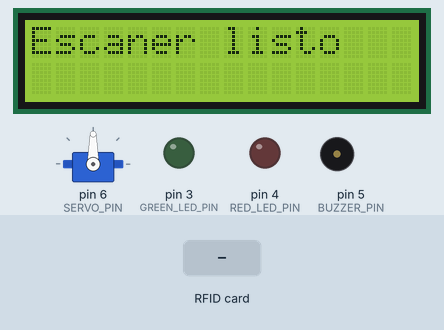
A sketch run on a simulated Arduino Uno, built with avr-gcc and run on an emulated ATmega328P. On the bench: 16×2 character LCD, servo, output pins drawn as LEDs (lit = HIGH), buzzer (waves = sounding). The test bench sets the inputs (shaded band). Pins used as bus, display or sensor lines are not drawn; what the sketch prints to the serial monitor is not drawn.

Above: at 3.3 s.
3.4 s: RFID card 13 92 47 14 held to the reader
At 3.9 s:
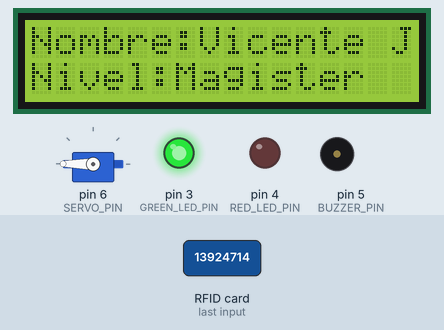
At 9.3 s:
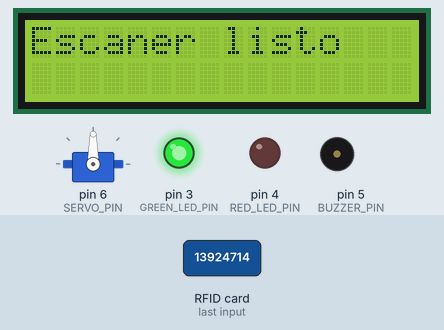
Timing chart, 0 to 11.1 s (numbered marks = the images above; inputs shaded):
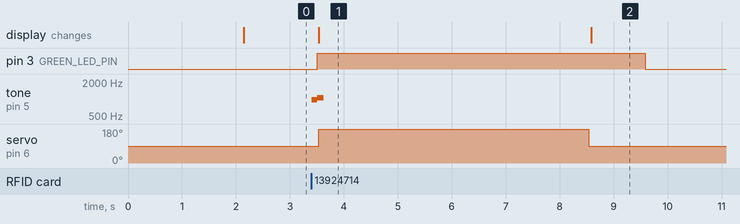

The sketch:

Control_de_acceso_3000_con_servomotor.ino
```cpp
#include <SPI.h>               // Biblioteca para comunicación SPI, usada por el lector RFID
#include <MFRC522.h>           // Biblioteca para manejar el lector RFID
#include <LiquidCrystal_I2C.h> // Biblioteca para manejar el LCD con interfaz I2C
#include <Servo.h>             // Biblioteca para manejar el servomotor

// Definición de pines
#define RST_PIN  9           // Pin de reinicio del lector RFID
#define SS_PIN  10           // Pin de selección del lector RFID
#define BUZZER_PIN 5         // Pin del buzzer
#define RED_LED_PIN 4        // Pin de la luz roja
#define GREEN_LED_PIN 3      // Pin de la luz verde
#define SERVO_PIN 6          // Pin del servomotor

MFRC522 mfrc522(SS_PIN, RST_PIN); // Crear instancia del lector RFID
LiquidCrystal_I2C lcd(0x27, 16, 2); // Crear instancia del LCD (dirección 0x27, 16 columnas x 2 filas)
Servo servoMotor;                  // Crear instancia del servomotor

// Lista de UIDs permitidos (cada UID es un arreglo de 4 bytes)
const byte UIDsPermitidos[][4] = {
  { 0x13, 0x92, 0x47, 0x14 },  //  Llavero Vicente
  { 0x63, 0xA6, 0x2B, 0x28 },  //  Tarjeta Vicente
  { 0xF3, 0x1F, 0x12, 0xAD },  //  Tarjeta Franco
  { 0x64, 0x17, 0xCE, 0xCF },  //  Llavero Franco
  { 0x17, 0x07, 0x55, 0x86 },  //  Tarjeta Celeste
  { 0x8A, 0x18, 0xDE, 0x00 },  //  Llavero Celeste
  { 0x26, 0xB4, 0x7E, 0x00 },  //  Tarjeta Misael
  { 0x07, 0x6F, 0x1F, 0x86 },  //  Llavero Misael
  { 0x7A, 0xEE, 0x17, 0x02 },  //  Tarjeta Brandon
  { 0x53, 0xBC, 0xB8, 0x2C },  //  Llavero Brandon //E3 DF 8C 4
  { 0xE3, 0xDF, 0x8C, 0x4 },  //  Tarjeta Profesor Nahur //E3 DF 8C 4
  { 0xB0, 0x12, 0xCD, 0xCF },  //  Llavero Jorge Palma //B0 12 CD CF
};

// Nombres asociados a cada UID en el mismo orden
const char* nombres[] = {
  "Vicente J",
  "Vicente",
  "Franco",
  "Franco",
  "Celeste",
  "Celeste",
  "Misael",
  "Misael",
  "Brandon",
  "Brandon",
  "Nahur M",
  "Jorge P",
};

// Nivel asociado a cada UID en el mismo orden
const char* nivel[] = {
  "Magister",
  "302",
  "302",
  "302",
  "302",
  "302",
  "302",
  "302",
  "302",
  "302",
  "Profesor",
  "Sistemas",
};

byte LecturaUID[4];                 // Almacena temporalmente el UID leído
int servoPosicionCerrado = 90;      // Posición del servomotor cuando está cerrado
int servoPosicionAbierto = 180;     // Posición del servomotor cuando está abierto

void setup() {
  Serial.begin(9600);              // Inicializar comunicación serie
  SPI.begin();                     // Inicializar comunicación SPI
  mfrc522.PCD_Init();              // Inicializar el lector RFID
  lcd.init();                      // Inicializar el LCD
  lcd.backlight();                 // Activar la luz de fondo del LCD

  // Configurar pines como salida
  pinMode(BUZZER_PIN, OUTPUT);
  pinMode(RED_LED_PIN, OUTPUT);
  pinMode(GREEN_LED_PIN, OUTPUT);

  // Configurar el servomotor y establecer posición inicial
  servoMotor.attach(SERVO_PIN);
  servoMotor.write(servoPosicionCerrado);

  // Mostrar mensaje de inicio en el LCD
  lcd.clear();
  lcd.setCursor(0, 0);
  lcd.print("Inicializando...");
  delay(2000);
  lcd.clear();
  lcd.setCursor(0, 0);
  lcd.print("Escaner listo");
  Serial.println("Escáner listo");
}

void loop() {
  digitalWrite(RED_LED_PIN, LOW);  // Apagar luces al inicio del ciclo
  digitalWrite(GREEN_LED_PIN, LOW);

  // Verificar si hay una tarjeta presente
  if (!mfrc522.PICC_IsNewCardPresent() || !mfrc522.PICC_ReadCardSerial()) {
    return; // Si no hay tarjeta, salir del ciclo
  }

  // Leer el UID de la tarjeta
  Serial.print("UID leido: ");
  for (byte i = 0; i < mfrc522.uid.size; i++) {
    LecturaUID[i] = mfrc522.uid.uidByte[i]; // Guardar el UID leído
    Serial.print(mfrc522.uid.uidByte[i], HEX); // Mostrar en hexadecimal
    Serial.print(" ");
  }
  Serial.println();

  // Verificar si el UID es permitido
  int indice = buscaUID(LecturaUID);
  if (indice >= 0) { // UID encontrado en la lista
    Serial.print("Acceso permitido para: ");
    Serial.println(nombres[indice]);

    tone(BUZZER_PIN, 970, 150); // Sonido de éxito
    delay(100);
    tone(BUZZER_PIN, 1050, 120);

    digitalWrite(GREEN_LED_PIN, HIGH); // Encender luz verde

    // Mostrar datos en el LCD
    lcd.clear();
    lcd.setCursor(0, 0);
    lcd.print("Nombre:");
    lcd.print(nombres[indice]);
    lcd.setCursor(0, 1);
    lcd.print("Nivel:");
    lcd.print(nivel[indice]);

    servoMotor.write(servoPosicionAbierto); // Abrir acceso
    delay(5000); // Mantener abierto 5 segundos
    servoMotor.write(servoPosicionCerrado); // Cerrar acceso

  } else { // UID no encontrado
    Serial.println("Acceso denegado: No te conozco");

    tone(BUZZER_PIN, 500, 500); // Sonido de error
    digitalWrite(RED_LED_PIN, HIGH); // Encender luz roja

    lcd.clear();
    lcd.setCursor(0, 0);
    lcd.print("ACCESO DENEGADO");
    delay(5000); // Mostrar mensaje por 5 segundos
  }

  // Esperar a que se retire la tarjeta
  while (mfrc522.PICC_IsNewCardPresent() || mfrc522.PICC_ReadCardSerial()) {
    delay(50);
  }

  mfrc522.PICC_HaltA(); // Detener comunicación con la tarjeta

  // Preparar para la siguiente lectura
  lcd.clear();
  lcd.setCursor(0, 0);
  lcd.print("Escaner listo");
  delay(1000);
}

// Buscar el UID en la lista de permitidos
int buscaUID(byte lectura[]) {
  for (int i = 0; i < sizeof(UIDsPermitidos) / sizeof(UIDsPermitidos[0]); i++) {
    bool coincide = true;
    for (byte j = 0; j < 4; j++) {
      if (lectura[j] != UIDsPermitidos[i][j]) {
        coincide = false;
        break;
      }
    }
    if (coincide) return i; // Retorna el índice si encuentra coincidencia
  }
  return -1; // Retorna -1 si no encuentra el UID
}
```

Measured:
- after the input at 3.4 s, pin 3 (GREEN_LED_PIN): LOW → HIGH after 0.11 s, → LOW 6.1 s later; tone on pin 5 (BUZZER_PIN): silent → 970 Hz at once, → 1050 Hz 0.10 s later, → silent 0.12 s later; servo on pin 6 (SERVO_PIN): 90° → 180° after 0.14 s, → 90° 5.0 s later; the display: changes after 0.14 s (image 1)
- what the display in image 1 shows lasts 5.1 s, from 3.5 s to 8.6 s
